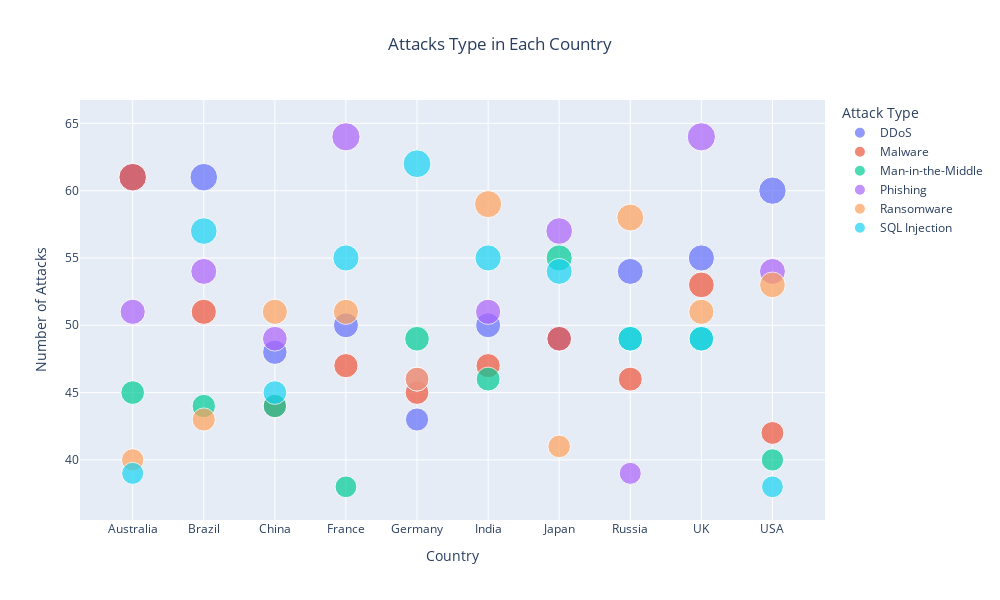

Write notebook code for a chart like this one.
### Code cell
attack_by_source = cyberAttacks.groupby(['Country', 'Attack Type']).size().reset_index(name='Attack Count')
print(attack_by_source)

fig = px.scatter(
    attack_by_source,
    x='Country',
    y='Attack Count',
    color='Attack Type',
    size='Attack Count',               # Optional: bigger bubble = more attacks
    #hover_name='Attack Source',
    title=' Attacks Type in Each Country'
)

# Style it
fig.update_layout(
    title={'x': 0.5, 'xanchor': 'center'},
    xaxis_title="Country",
    yaxis_title="Number of Attacks",
    width=1000,
    height=600
)

fig.show()

### Figure 1 — Plotly figure (JSON) as saved in the notebook; plotly's stock layout.template omitted (floating-point values rounded to 4 significant figures)
{"data": [{"hovertemplate": "Attack Type=DDoS<br>Country=%{x}<br>Attack Count=%{marker.size}<extra></extra>", "legendgroup": "DDoS", "marker": {"color": "#636efa", "size": [61, 61, 48, 50, 43, 50, 49, 54, 55, 60], "sizemode": "area", "sizeref": 0.16, "symbol": "circle"}, "mode": "markers", "name": "DDoS", "orientation": "v", "showlegend": true, "type": "scatter", "x": ["Australia", "Brazil", "China", "France", "Germany", "India", "Japan", "Russia", "UK", "USA"], "xaxis": "x", "y": [61, 61, 48, 50, 43, 50, 49, 54, 55, 60], "yaxis": "y"}, {"hovertemplate": "Attack Type=Malware<br>Country=%{x}<br>Attack Count=%{marker.size}<extra></extra>", "legendgroup": "Malware", "marker": {"color": "#EF553B", "size": [61, 51, 44, 47, 45, 47, 49, 46, 53, 42], "sizemode": "area", "sizeref": 0.16, "symbol": "circle"}, "mode": "markers", "name": "Malware", "orientation": "v", "showlegend": true, "type": "scatter", "x": ["Australia", "Brazil", "China", "France", "Germany", "India", "Japan", "Russia", "UK", "USA"], "xaxis": "x", "y": [61, 51, 44, 47, 45, 47, 49, 46, 53, 42], "yaxis": "y"}, {"hovertemplate": "Attack Type=Man-in-the-Middle<br>Country=%{x}<br>Attack Count=%{marker.size}<extra></extra>", "legendgroup": "Man-in-the-Middle", "marker": {"color": "#00cc96", "size": [45, 44, 44, 38, 49, 46, 55, 49, 49, 40], "sizemode": "area", "sizeref": 0.16, "symbol": "circle"}, "mode": "markers", "name": "Man-in-the-Middle", "orientation": "v", "showlegend": true, "type": "scatter", "x": ["Australia", "Brazil", "China", "France", "Germany", "India", "Japan", "Russia", "UK", "USA"], "xaxis": "x", "y": [45, 44, 44, 38, 49, 46, 55, 49, 49, 40], "yaxis": "y"}, {"hovertemplate": "Attack Type=Phishing<br>Country=%{x}<br>Attack Count=%{marker.size}<extra></extra>", "legendgroup": "Phishing", "marker": {"color": "#ab63fa", "size": [51, 54, 49, 64, 46, 51, 57, 39, 64, 54], "sizemode": "area", "sizeref": 0.16, "symbol": "circle"}, "mode": "markers", "name": "Phishing", "orientation": "v", "showlegend": true, "type": "scatter", "x": ["Australia", "Brazil", "China", "France", "Germany", "India", "Japan", "Russia", "UK", "USA"], "xaxis": "x", "y": [51, 54, 49, 64, 46, 51, 57, 39, 64, 54], "yaxis": "y"}, {"hovertemplate": "Attack Type=Ransomware<br>Country=%{x}<br>Attack Count=%{marker.size}<extra></extra>", "legendgroup": "Ransomware", "marker": {"color": "#FFA15A", "size": [40, 43, 51, 51, 46, 59, 41, 58, 51, 53], "sizemode": "area", "sizeref": 0.16, "symbol": "circle"}, "mode": "markers", "name": "Ransomware", "orientation": "v", "showlegend": true, "type": "scatter", "x": ["Australia", "Brazil", "China", "France", "Germany", "India", "Japan", "Russia", "UK", "USA"], "xaxis": "x", "y": [40, 43, 51, 51, 46, 59, 41, 58, 51, 53], "yaxis": "y"}, {"hovertemplate": "Attack Type=SQL Injection<br>Country=%{x}<br>Attack Count=%{marker.size}<extra></extra>", "legendgroup": "SQL Injection", "marker": {"color": "#19d3f3", "size": [39, 57, 45, 55, 62, 55, 54, 49, 49, 38], "sizemode": "area", "sizeref": 0.16, "symbol": "circle"}, "mode": "markers", "name": "SQL Injection", "orientation": "v", "showlegend": true, "type": "scatter", "x": ["Australia", "Brazil", "China", "France", "Germany", "India", "Japan", "Russia", "UK", "USA"], "xaxis": "x", "y": [39, 57, 45, 55, 62, 55, 54, 49, 49, 38], "yaxis": "y"}], "layout": {"height": 600, "legend": {"itemsizing": "constant", "title": {"text": "Attack Type"}, "tracegroupgap": 0}, "title": {"text": " Attacks Type in Each Country", "x": 0.5, "xanchor": "center"}, "width": 1000, "xaxis": {"anchor": "y", "domain": [0, 1], "title": {"text": "Country"}}, "yaxis": {"anchor": "x", "domain": [0, 1], "title": {"text": "Number of Attacks"}}}}
